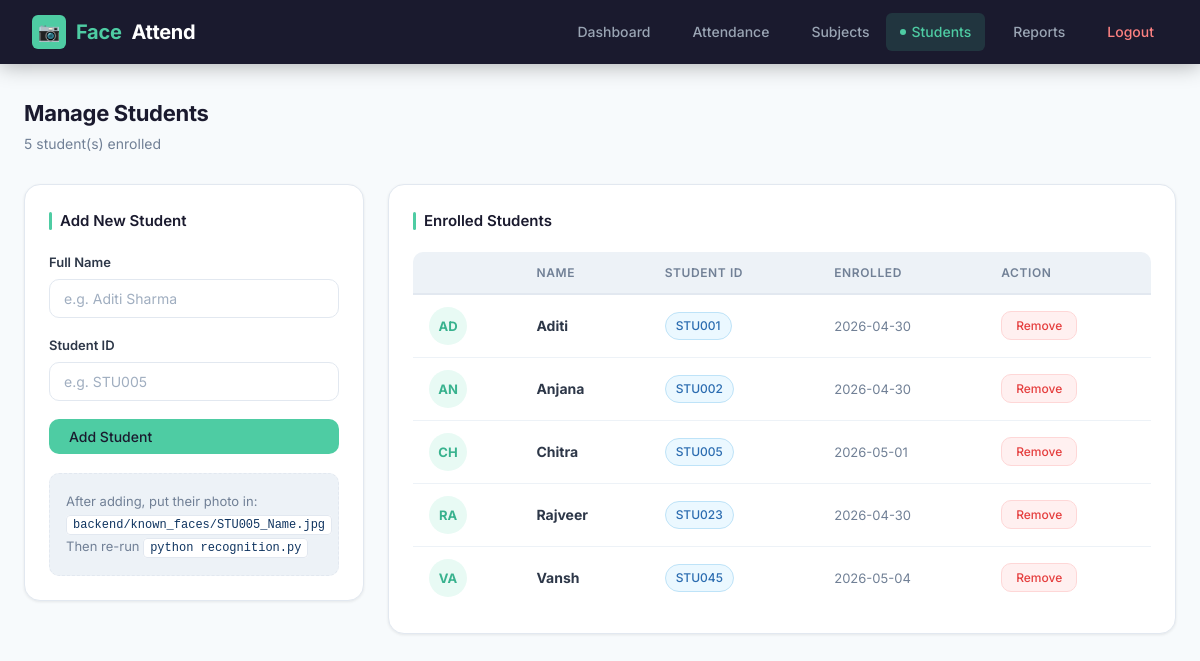
Page /admin (signed in) on the committed database.
### tables this page shows
CREATE TABLE students (
            id          INTEGER PRIMARY KEY AUTOINCREMENT,
            name        TEXT    NOT NULL,
            student_id  TEXT    UNIQUE NOT NULL,
            enrolled_at TEXT    NOT NULL
        );

### app.py (the view)
@app.route("/admin")
@login_required
def admin():
    students = get_all_students()
    return render_template("admin.html", students=students)

### app.py (called while the page is built)
def login_required(f):
    from functools import wraps
    @wraps(f)
    def decorated(*args, **kwargs):
        if "logged_in" not in session:
            return redirect(url_for("login"))
        return f(*args, **kwargs)
    return decorated

### backend/database.py (called while the page is built)
def get_connection():
    conn = sqlite3.connect(DB_PATH)
    conn.row_factory = sqlite3.Row
    return conn

def get_all_students():
    conn = get_connection()
    cursor = conn.cursor()
    cursor.execute("SELECT * FROM students ORDER BY name")
    students = cursor.fetchall()
    conn.close()
    return students

### templates/admin.html (shortened to what this page needs)
{% extends "base.html" %}
{% block content %}
<div class="page-header">
  <div>
    <div class="page-title">Manage Students</div>
    <div class="page-subtitle">{{ students|length }} student(s) enrolled</div>
  </div>
</div>
<div class="admin-grid">
  <div class="card" style="margin-bottom:0">
    <div class="card-title">Add New Student</div>
    <div class="form-group">
      <label>Full Name</label>
      <input type="text" id="name" placeholder="e.g. Aditi Sharma">
    </div>
    <div class="form-group">
      <label>Student ID</label>
      <input type="text" id="sid" placeholder="e.g. STU005">
    </div>
    <button class="btn btn-primary" onclick="addStudent()" style="width:100%">Add Student</button>
    <div class="photo-hint" style="margin-top:1.2rem">
      After adding, put their photo in:<br>
      <code>backend/known_faces/STU005_Name.jpg</code><br>
      Then re-run <code>python recognition.py</code>
    </div>
  </div>
  <div class="card" style="margin-bottom:0">
    <div class="card-title">Enrolled Students</div>
    {% if students %}
    <div class="table-wrap">
    <table>
      <thead><tr><th></th><th>Name</th><th>Student ID</th><th>Enrolled</th><th>Action</th></tr></thead>
      <tbody id="student-table">
        {% for s in students %}
        <tr id="row-{{ s.student_id }}">
          <td>
            <div class="student-avatar">
              {{ s.name[:2].upper() }}
            </div>
          </td>
          <td><strong>{{ s.name }}</strong></td>
          <td><span class="badge badge-blue">{{ s.student_id }}</span></td>
          <td style="color:var(--text-muted);font-size:13px">{{ s.enrolled_at[:10] }}</td>
          <td>
            <button class="btn btn-danger btn-sm"
              onclick="deleteStudent('{{ s.student_id }}','{{ s.name }}')">Remove</button>
          </td>
        </tr>
        {% endfor %}
      </tbody>
    </table>
    </div>
    {% else %}
    <div class="empty-state"><p>No students enrolled yet.<br>Add a student using the form.</p></div>
    {% endif %}
  </div>
</div>
{% endblock %}

### static/style.css (style rules this page uses)
*, *::before, *::after { margin: 0; padding: 0; box-sizing: border-box; }
:root { --primary: #4ecca3; --primary-dark: #38b28e; --primary-light: #e8faf4; --dark: #1a1a2e; --dark2: #16213e; --dark3: #0f3460; --text: #2d3748; --text-muted: #718096; --text-light: #a0aec0; --bg: #f7fafc; --bg2: #edf2f7; --white: #ffffff; --border: #e2e8f0; --shadow-sm: 0 1px 3px rgba(0,0,0,.08); --shadow: 0 4px 16px rgba(0,0,0,.08); --shadow-lg: 0 8px 32px rgba(0,0,0,.12); --radius-sm: 6px; --radius: 10px; --radius-lg: 16px; --radius-xl: 24px; --success: #48bb78; --danger: #fc8181; --warning: #f6ad55; --info: #63b3ed; }
html { scroll-behavior: smooth; }
body { font-family: 'Inter', 'Segoe UI', sans-serif; background: var(--bg); color: var(--text); min-height: 100vh; font-size: 15px; line-height: 1.6; }
.page-header { display: flex; align-items: center; justify-content: space-between; margin-bottom: 1.75rem; flex-wrap: wrap; gap: 1rem; }
.page-title { font-size: 22px; font-weight: 700; color: var(--dark); letter-spacing: -.3px; }
.page-subtitle { font-size: 14px; color: var(--text-muted); margin-top: 2px; }
.card { background: var(--white); border-radius: var(--radius-lg); padding: 1.5rem; box-shadow: var(--shadow-sm); border: 1px solid var(--border); margin-bottom: 1.5rem; transition: box-shadow .2s; }
.card-title { font-size: 15px; font-weight: 600; color: var(--dark); margin-bottom: 1.2rem; display: flex; align-items: center; gap: 8px; }
.card-title::before { content: ''; width: 3px; height: 18px; background: var(--primary); border-radius: 2px; display: inline-block; }
.btn { display: inline-flex; align-items: center; gap: 6px; padding: 9px 20px; border-radius: var(--radius); border: none; cursor: pointer; font-size: 14px; font-weight: 500; text-decoration: none; transition: all .18s; white-space: nowrap; font-family: inherit; }
.btn-primary { background: var(--primary); color: var(--dark); }
.btn-danger { background: #fff0f0; color: #e53e3e; border: 1px solid #fed7d7; }
.btn-sm { padding: 6px 14px; font-size: 12px; }
.table-wrap { overflow-x: auto; border-radius: var(--radius); }
table { width: 100%; border-collapse: collapse; font-size: 14px; }
thead tr { background: var(--bg2); border-bottom: 2px solid var(--border); }
th { padding: 11px 16px; text-align: left; font-weight: 600; color: var(--text-muted); font-size: 12px; text-transform: uppercase; letter-spacing: .05em; white-space: nowrap; }
td { padding: 12px 16px; border-bottom: 1px solid var(--bg2); color: var(--text); vertical-align: middle; }
tbody tr { transition: background .12s; }
tbody tr:last-child td { border-bottom: none; }
.badge { display: inline-flex; align-items: center; gap: 4px; padding: 3px 10px; border-radius: 20px; font-size: 12px; font-weight: 500; white-space: nowrap; }
.badge-blue { background: #ebf8ff; color: #2b6cb0; border: 1px solid #bee3f8; }
.form-group { margin-bottom: 1.1rem; }
.form-group label { display: block; font-size: 13px; font-weight: 600; margin-bottom: 6px; color: var(--text); }
input[type="text"], input[type="password"], input[type="email"], input[type="date"], select, textarea { width: 100%; padding: 10px 14px; border: 1.5px solid var(--border); border-radius: var(--radius); font-size: 14px; font-family: inherit; color: var(--text); background: var(--white); outline: none; transition: border .18s, box-shadow .18s; }
input::placeholder { color: var(--text-light); }
.admin-grid { display: grid; grid-template-columns: 340px 1fr; gap: 1.5rem; align-items: start; }
.student-avatar { width: 38px; height: 38px; border-radius: 50%; background: var(--primary-light); color: var(--primary-dark); display: inline-flex; align-items: center; justify-content: center; font-size: 13px; font-weight: 700; flex-shrink: 0; }
.photo-hint { background: var(--bg2); border: 1.5px dashed var(--border); border-radius: var(--radius); padding: 1rem; font-size: 13px; color: var(--text-muted); margin-top: 1rem; line-height: 1.7; }
.photo-hint code { background: var(--white); border: 1px solid var(--border); padding: 2px 6px; border-radius: 4px; font-size: 12px; color: var(--dark3); font-family: 'Courier New', monospace; }

### rows in the picture
students: name "AD", name "Aditi", student_id "STU001", enrolled_at "2026-04-30"
students: name "AN", name "Anjana", student_id "STU002", enrolled_at "2026-04-30"
students: name "CH", name "Chitra", student_id "STU005", enrolled_at "2026-05-01"
students: name "RA", name "Rajveer", student_id "STU023", enrolled_at "2026-04-30"
students: name "VA", name "Vansh", student_id "STU045", enrolled_at "2026-05-04"

### other values in the picture
{{ students|length }} "5"
